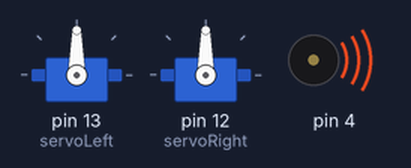
Simulated run of this sketch. Board: Arduino Uno, built with avr-gcc and run on an emulated ATmega328P. Shown: 2 × servo, buzzer (waves = sounding).

Above: at 0.1 s.
Timing chart, 0 to 1.7 s (numbered marks = the images above):
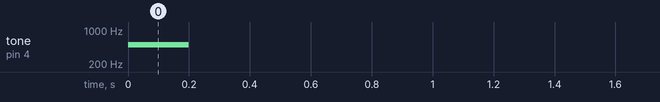

The sketch:

motor.ino
```cpp
#include <Servo.h>

Servo servoLeft;
Servo servoRight;

void setup() {
  //Serial.begin(9600);
  //Serial.println("Starting...");
  servoLeft.attach(13);
  servoRight.attach(12);


  tone(4, 500, 200);
  delay(250);
  /*
  tone(4, 500, 200);
  delay(250);
  tone(4, 500, 200);
  delay(250);
  */

  //servoRight.writeMicroseconds(1400);
  //delay(1000);
  servoLeft.writeMicroseconds(1600);
  delay(1000);
  //servoLeft.detach();
  //servoRight.detach();
}

void loop() {
  //oi
}
```
